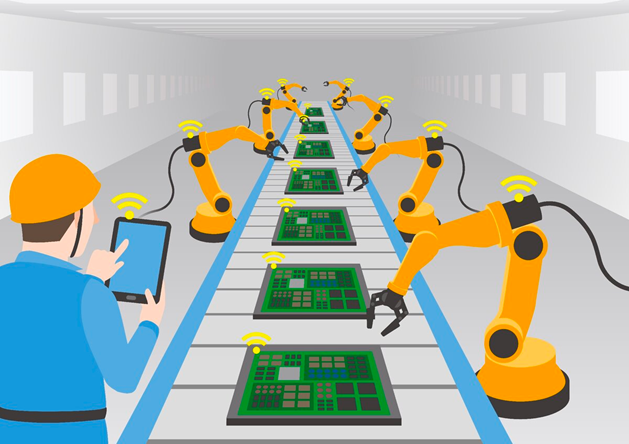
#> input picture ner_prct7/mysite/media/image.png, 629 x 444 px
$ python main.py
#> lines starting #> are read from the running program, lines starting #| are printed output that depends on the picture
import cv2

img = cv2.imread('mysite/media/image.png')
#> img is the input picture: shape (444, 629, 3); mean B, G, R 173.3, 183.2, 172.7
rgb = cv2.cvtColor(img, cv2.COLOR_BGR2GRAY)
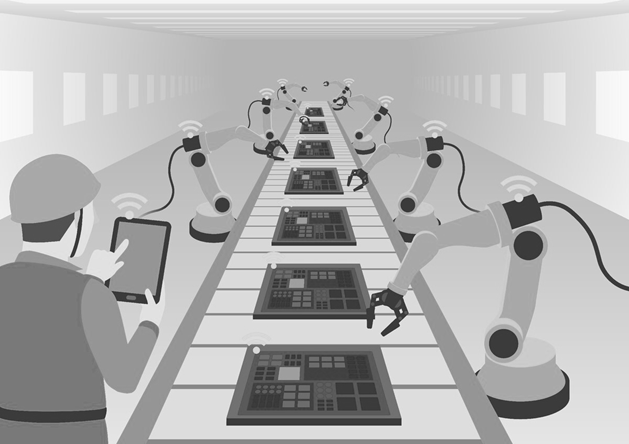
#> rgb: shape (444, 629); min 31, max 251, mean 178.8
cv2.imshow('result', rgb)
cv2.waitKey(0)
